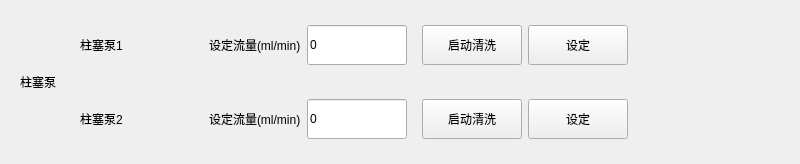
           <widget class="QWidget" name="widget_5" native="true">
            <property name="minimumSize">
             <size>
              <width>800</width>
              <height>0</height>
             </size>
            </property>
            <property name="maximumSize">
             <size>
              <width>800</width>
              <height>16777215</height>
             </size>
            </property>
            <layout class="QGridLayout" name="gridLayout_6">
             <item row="0" column="0" rowspan="2">
              <widget class="QWidget" name="widget_20" native="true">
               <property name="minimumSize">
                <size>
                 <width>0</width>
                 <height>50</height>
                </size>
               </property>
               <property name="maximumSize">
                <size>
                 <width>16777215</width>
                 <height>16777215</height>
                </size>
               </property>
               <layout class="QGridLayout" name="gridLayout_24">
                <item row="0" column="0">
                 <widget class="QLabel" name="label_pump_title">
                  <property name="minimumSize">
                   <size>
                    <width>0</width>
                    <height>35</height>
                   </size>
                  </property>
                  <property name="maximumSize">
                   <size>
                    <width>16777215</width>
                    <height>35</height>
                   </size>
                  </property>
                  <property name="text">
                   <string>柱塞泵</string>
                  </property>
                 </widget>
                </item>
               </layout>
              </widget>
             </item>
             <item row="0" column="1">
              <widget class="QWidget" name="widget_3" native="true">
               <layout class="QGridLayout" name="gridLayout_7">
                <item row="0" column="0">
                 <widget class="QLabel" name="label">
                  <property name="text">
                   <string>柱塞泵1</string>
                  </property>
                 </widget>
                </item>
                <item row="0" column="1">
                 <spacer name="horizontalSpacer">
                  <property name="orientation">
                   <enum>Qt::Orientation::Horizontal</enum>
                  </property>
                  <property name="sizeType">
                   <enum>QSizePolicy::Policy::Fixed</enum>
                  </property>
                  <property name="sizeHint" stdset="0">
                   <size>
                    <width>80</width>
                    <height>47</height>
                   </size>
                  </property>
                 </spacer>
                </item>
                <item row="0" column="2">
                 <widget class="QLabel" name="label_pump_cali">
                  <property name="text">
                   <string>设定流量(ml/min)</string>
                  </property>
                  <property name="alignment">
                   <set>Qt::AlignmentFlag::AlignLeading|Qt::AlignmentFlag::AlignLeft|Qt::AlignmentFlag::AlignVCenter</set>
                  </property>
                 </widget>
                </item>
                <item row="0" column="3">
                 <widget class="QLineEdit" name="pump_cali">
                  <property name="sizePolicy">
                   <sizepolicy hsizetype="Preferred" vsizetype="Preferred">
                    <horstretch>0</horstretch>
                    <verstretch>0</verstretch>
                   </sizepolicy>
                  </property>
                  <property name="minimumSize">
                   <size>
                    <width>100</width>
                    <height>40</height>
                   </size>
                  </property>
                  <property name="maximumSize">
                   <size>
                    <width>100</width>
                    <height>40</height>
                   </size>
                  </property>
                  <property name="text">
                   <string>0</string>
                  </property>
                 </widget>
                </item>
                <item row="0" column="4">
                 <widget class="QWidget" name="widget_12" native="true">
                  <property name="minimumSize">
                   <size>
                    <width>0</width>
                    <height>50</height>
                   </size>
                  </property>
                  <layout class="QGridLayout" name="gridLayout_4">
                   <property name="topMargin">
                    <number>0</number>
                   </property>
                   <property name="bottomMargin">
                    <number>0</number>
                   </property>
                   <item row="0" column="0">
                    <widget class="QPushButton" name="pump_clean">
                     <property name="sizePolicy">
                      <sizepolicy hsizetype="Preferred" vsizetype="Preferred">
                       <horstretch>0</horstretch>
                       <verstretch>0</verstretch>
                      </sizepolicy>
                     </property>
                     <property name="minimumSize">
                      <size>
                       <width>100</width>
                       <height>40</height>
                      </size>
                     </property>
                     <property name="maximumSize">
                      <size>
                       <width>100</width>
                       <height>40</height>
                      </size>
                     </property>
                     <property name="text">
                      <string>启动清洗</string>
                     </property>
                    </widget>
                   </item>
                   <item row="0" column="1">
                    <widget class="QPushButton" name="pump_run">
                     <property name="sizePolicy">
                      <sizepolicy hsizetype="Preferred" vsizetype="Preferred">
                       <horstretch>0</horstretch>
                       <verstretch>0</verstretch>
                      </sizepolicy>
                     </property>
                     <property name="minimumSize">
                      <size>
                       <width>100</width>
                       <height>40</height>
                      </size>
                     </property>
                     <property name="maximumSize">
                      <size>
                       <width>100</width>
                       <height>40</height>
                      </size>
                     </property>
                     <property name="text">
                      <string>设定</string>
                     </property>
                    </widget>
                   </item>
                  </layout>
                 </widget>
                </item>
                <item row="0" column="5">
                 <spacer name="horizontalSpacer_7">
                  <property name="orientation">
                   <enum>Qt::Orientation::Horizontal</enum>
                  </property>
                  <property name="sizeHint" stdset="0">
                   <size>
                    <width>94</width>
                    <height>20</height>
                   </size>
                  </property>
                 </spacer>
                </item>
               </layout>
              </widget>
             </item>
             <item row="1" column="1">
              <widget class="QWidget" name="widget_4" native="true">
               <layout class="QGridLayout" name="gridLayout_9">
                <item row="0" column="0">
                 <widget class="QLabel" name="label_2">
                  <property name="text">
                   <string>柱塞泵2</string>
                  </property>
                 </widget>
                </item>
                <item row="0" column="1">
                 <spacer name="horizontalSpacer_10">
                  <property name="orientation">
                   <enum>Qt::Orientation::Horizontal</enum>
                  </property>
                  <property name="sizeType">
                   <enum>QSizePolicy::Policy::Fixed</enum>
                  </property>
                  <property name="sizeHint" stdset="0">
                   <size>
                    <width>80</width>
                    <height>47</height>
                   </size>
                  </property>
                 </spacer>
                </item>
                <item row="0" column="2">
                 <widget class="QLabel" name="label_pump_cali_2">
                  <property name="text">
                   <string>设定流量(ml/min)</string>
                  </property>
                  <property name="alignment">
                   <set>Qt::AlignmentFlag::AlignLeading|Qt::AlignmentFlag::AlignLeft|Qt::AlignmentFlag::AlignVCenter</set>
                  </property>
                 </widget>
                </item>
                <item row="0" column="3">
                 <widget class="QLineEdit" name="pump_cali_2">
                  <property name="sizePolicy">
                   <sizepolicy hsizetype="Preferred" vsizetype="Preferred">
                    <horstretch>0</horstretch>
                    <verstretch>0</verstretch>
                   </sizepolicy>
                  </property>
                  <property name="minimumSize">
                   <size>
                    <width>100</width>
                    <height>40</height>
                   </size>
                  </property>
                  <property name="maximumSize">
                   <size>
                    <width>100</width>
                    <height>40</height>
                   </size>
                  </property>
                  <property name="text">
                   <string>0</string>
                  </property>
                 </widget>
                </item>
                <item row="0" column="4">
                 <widget class="QWidget" name="widget_13" native="true">
                  <property name="minimumSize">
                   <size>
                    <width>0</width>
                    <height>50</height>
                   </size>
                  </property>
                  <layout class="QGridLayout" name="gridLayout_5">
                   <property name="topMargin">
                    <number>0</number>
                   </property>
                   <property name="bottomMargin">
                    <number>0</number>
                   </property>
                   <item row="0" column="0">
                    <widget class="QPushButton" name="pump_clean_2">
                     <property name="sizePolicy">
                      <sizepolicy hsizetype="Preferred" vsizetype="Preferred">
                       <horstretch>0</horstretch>
                       <verstretch>0</verstretch>
                      </sizepolicy>
                     </property>
                     <property name="minimumSize">
                      <size>
                       <width>100</width>
                       <height>40</height>
                      </size>
                     </property>
                     <property name="maximumSize">
                      <size>
                       <width>100</width>
                       <height>40</height>
                      </size>
                     </property>
                     <property name="text">
                      <string>启动清洗</string>
                     </property>
                    </widget>
                   </item>
                   <item row="0" column="1">
                    <widget class="QPushButton" name="pump_run_2">
                     <property name="sizePolicy">
                      <sizepolicy hsizetype="Preferred" vsizetype="Preferred">
                       <horstretch>0</horstretch>
                       <verstretch>0</verstretch>
                      </sizepolicy>
                     </property>
                     <property name="minimumSize">
                      <size>
                       <width>100</width>
                       <height>40</height>
                      </size>
                     </property>
                     <property name="maximumSize">
                      <size>
                       <width>100</width>
                       <height>40</height>
                      </size>
                     </property>
                     <property name="text">
                      <string>设定</string>
                     </property>
                    </widget>
                   </item>
                  </layout>
                 </widget>
                </item>
                <item row="0" column="5">
                 <spacer name="horizontalSpacer_11">
                  <property name="orientation">
                   <enum>Qt::Orientation::Horizontal</enum>
                  </property>
                  <property name="sizeHint" stdset="0">
                   <size>
                    <width>89</width>
                    <height>20</height>
                   </size>
                  </property>
                 </spacer>
                </item>
               </layout>
              </widget>
             </item>
            </layout>
           </widget>
